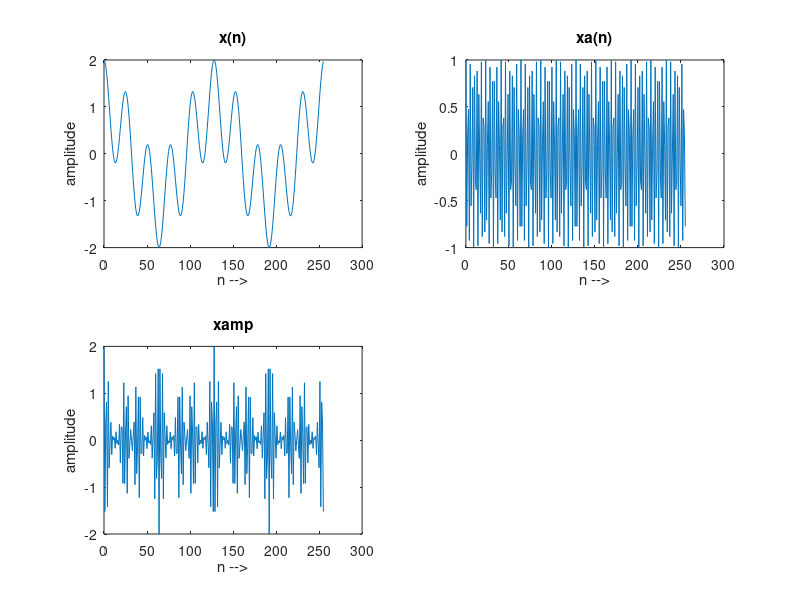

Reproduce this figure in MATLAB.
% Frequency analysis experiment
% section a
clc;
close all;
clear all;
f1=1/128;
f2=5/128;
n=0:255;
fc=50/128;
x=cos(2*pi*f1*n)+cos(2*pi*f2*n);
xa=cos(2*pi*fc*n);
xamp=x.*xa;
subplot(2,2,1);plot(n,x);title('x(n)');
xlabel('n -->');ylabel('amplitude');
subplot(2,2,2);plot(n,xa);title('xa(n)');
xlabel('n -->');ylabel('amplitude');
subplot(2,2,3);plot(n,xamp);title('xamp');
xlabel('n -->');ylabel('amplitude');